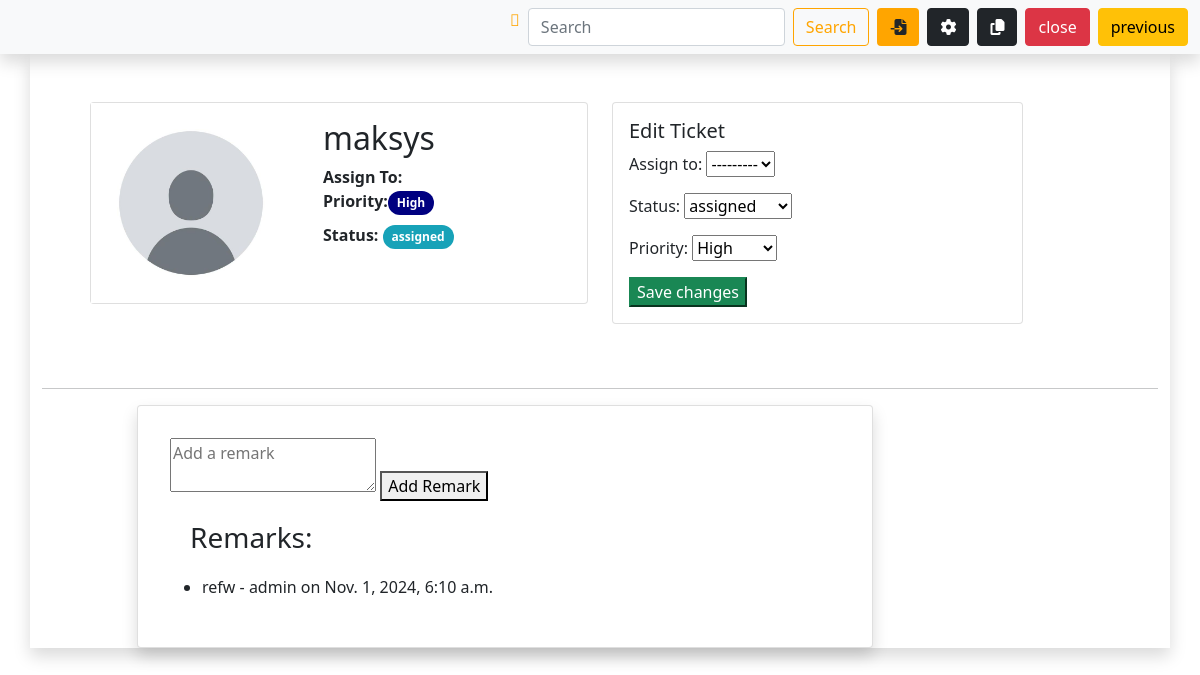
/complaints/1/change (signed in), run on the app's committed database.
### customer/models.py (models this page shows, shortened)
class complaint_registration(models.Model):
    STATUS_CHOICES = (
        ('open', 'Open'),
        ('assigned', 'assigned'),
        ('in_progress', 'In Progress'),
        ('pending', 'pending'),
        ('resolved', 'resolved'),
        ('closed', 'Closed'),
    )
    PRIORITY_CHOICES = (
        ('low', 'Low'),
        ('medium', 'Medium'),
        ('high', 'High'),
    )
    date_created = models.DateTimeField(default=timezone.now)
    person_type=models.CharField(max_length=30)
    requester_name=models.CharField(max_length=40)
    designation=models.CharField(max_length=40,blank=True, null=True)
    phone_number=models.CharField(max_length=40)
    email=models.CharField(max_length=40,blank=True, null=True)
    defult_issues=models.CharField(max_length=40)
    complaint=models.TextField(blank=True, null=True)
    registration_number = models.CharField(max_length=20, unique=True, null=True, blank=True)
    assign_to = models.ForeignKey(get_user_model(), on_delete=models.CASCADE, null=True, blank=True )
    status = models.CharField(max_length=20, choices=STATUS_CHOICES, default='open')
    priority = models.CharField(max_length=10, choices=PRIORITY_CHOICES, default='medium')

class ComplaintRemark(models.Model):
    complaint = models.ForeignKey(complaint_registration, on_delete=models.CASCADE, related_name='remarks')
    remark = models.TextField()
    created_at = models.DateTimeField(auto_now_add=True)
    author = models.ForeignKey(get_user_model(), on_delete=models.CASCADE)

### accounts/models.py (models this page shows, shortened)
class CustomUser(AbstractBaseUser, PermissionsMixin):
    first_name = models.CharField(max_length=30)
    last_name = models.CharField(max_length=30)
    email = models.EmailField(unique=True)
    password = models.CharField(max_length=128)
    mobile = models.CharField(max_length=15)
    gender = models.CharField(max_length=10)
    user_type = models.ForeignKey(UserType,on_delete=models.CASCADE, blank=True, null=True)
    date_of_birth = models.DateField(null=True, blank=True)
    country = models.ForeignKey(Country,on_delete=models.CASCADE, blank=True, null=True)
    state = models.ForeignKey(State,on_delete=models.CASCADE, blank=True, null=True)
    city = models.ForeignKey(City,on_delete=models.CASCADE, blank=True, null=True)
    department = models.ForeignKey(Department,on_delete=models.CASCADE, blank=True, null=True)
    occupation = models.ForeignKey(Occupation,on_delete=models.CASCADE, blank=True, null=True)
    role = models.ForeignKey(Role,on_delete=models.CASCADE, blank=True, null=True, related_name='customuser')
    pincode = models.CharField(max_length=20, null=True, blank=True)
    address = models.TextField(null=True, blank=True)
    reportee = models.ForeignKey('self',on_delete=models.CASCADE, blank=True, null=True)
    profile_pic=models.ImageField(upload_to="profilepics",blank=True,default="/profilepics/deafault.jpg")
    is_active = models.BooleanField(default=True)
    is_staff = models.BooleanField(default=False)
    is_superuser = models.BooleanField(default=False)
    objects = CustomUserManager()
    USERNAME_FIELD = 'email'
    REQUIRED_FIELDS = ['first_name', 'last_name', 'mobile', 'gender']

### customer/views.py (the view, shortened to what this page needs)
# urls.py: path('complaints/<int:pk>/change', cviews.ComplaintEditView.as_view(), name='complaint_edit'),
class ComplaintEditView(UpdateView):
    model = complaint_registration
    form_class = ComplaintChangeForm
    template_name = "complaint-edit.html"
    context_object_name = "complaint"
    def get_context_data(self, **kwargs):
        context = super().get_context_data(**kwargs)
        context['remarks'] = self.object.remarks.all() if self.object.remarks.exists() else []
        return context
    def get_form_kwargs(self):
        kwargs = super().get_form_kwargs()
        kwargs['user'] = self.request.user
        return kwargs

### customer/forms.py
class ComplaintChangeForm(forms.ModelForm):
    class Meta:
        model = complaint_registration
        fields = ['assign_to', 'status', 'priority']
    def __init__(self, *args, **kwargs):
        user = kwargs.pop('user', None)
        super().__init__(*args, **kwargs)
        if user:
            self.fields['assign_to'].queryset = CustomUser.objects.filter(reportee=user)
            self.fields['assign_to'].label_from_instance = lambda obj: obj.first_name

### customer/templates/complaint-edit.html (shortened to what this page needs)
{% load static %}
<!DOCTYPE html>
<html lang="en">
<head>
    <link href="https://cdn.jsdelivr.net/npm/bootstrap@5.0.2/dist/css/bootstrap.min.css" rel="stylesheet">
    <link rel="stylesheet" href="https://cdnjs.cloudflare.com/ajax/libs/font-awesome/6.5.1/css/all.min.css">
    <link rel="stylesheet" href="{% static 'css/leadlist.css' %}">
</head>
<body>
    <nav class="navbar navbar-expand-lg navbar-light bg-light shadow">
        <div class="container-fluid">
            <div class="collapse navbar-collapse" id="navbarSupportedContent">
                <form class="d-flex">
                    <i class="material-icons star-icon me-2 orng-icon" data-bs-toggle="tooltip" title="Favorite">&#xE838;</i>
                    <input class="form-control me-2" type="search" placeholder="Search" aria-label="Search">
                    <button class="btn btn-outline-orange" type="submit">Search</button>
                </form>
                <button type="button" class="add-user btn custombtn mr-2 ms-2" name="add-user"><i class="fas fa-file-import"></i></button>
                <button type="button" class="add-user btn btn-dark mr-2 ms-2" name="add-user"><i class="fas fa-cog"></i></button>
                <button type="button" class="add-user btn btn-dark mr-2 ms-2" name="add-user"><i class="fas fa-copy"></i></button>
                <button class="btn btn-danger add-user mr-2 ms-2" id="closeButton">close</button>
                <a href="{%url 'complaintlist'%}" class="btn btn-warning add-user mr-2 ms-2" id="">previous</a>
            </div>
        </div>
    </nav>
    <div class="container shadow">
        <div class="row p-5">
            <div class="col-sm-6">
                <div class="card">
                    <div class="d-flex flex-row">
                        <img src="{% static 'images/Profile.jpg' %}" alt="Static Logo" class="img-fluid custom-img-size me-3">
                        <div class="card-body">
                            <h2 class="card-title">{{ complaint.requester_name }}</h2>
                            <ul class="list-unstyled">
                                <li><strong>Assign To:</strong> </li>
                                <li><strong>Priority:</strong><span class="badge badge-prio mb-2">{{ complaint.get_priority_display }}</span></li>
                                <li><strong>Status:</strong> {% if complaint.status == 'open' %}
                                    <span class="badge badge-open">{{ complaint.get_status_display }}</span>
                                    {% elif complaint.status == 'assigned' %}
                                    <span class="badge badge-assigned">{{ complaint.get_status_display }}</span>
                                    {% elif complaint.status == 'unassigned' %}
                                    <span class="badge badge-unassigned">{{ complaint.get_status_display }}</span>
                                    {% elif complaint.status == 'in_progress' %}
                                    <span class="badge badge-progress">{{ complaint.get_status_display }}</span>
                                    {% elif complaint.status == 'pending' %}
                                    <span class="badge badge-pending">{{ complaint.get_status_display }}</span>
                                    {% elif complaint.status == 'resolved' %}
                                    <span class="badge badge-resolved">{{ complaint.get_status_display }}</span>
                                    {% elif complaint.status == 'closed' %}
                                    <span class="badge badge-closed">{{ complaint.get_status_display }}</span>
                                    {% endif %}</li>
                            </ul>
                        </div>
                    </div>
                </div>
            </div>
            <div class="col-sm-5">
                <div class="card">
                    <div class="card-body">
                        <h5>Edit Ticket</h5>
                        <form method="post">
                            {{ form.as_p }}
                            <button class="btn-success" type="submit">Save changes</button>
                        </form>
                    </div>
                </div>
            </div>
    </div>
    <hr>
    <div class="row content mt-2">
        <div class="col-lg-1 elements">
        </div>
        <div class="col-8">
            <div class="card shadow">
                <div class="card-body">
                    <div class="card-body">
                        <form method="post" action="{% url 'add_remark' complaint.pk %}">
                            <textarea name="remark" placeholder="Add a remark"></textarea>
                            <button type="submit">Add Remark</button>
                        </form>
                        <div class="task-details">
                            {% if remarks %}
                            <h3>Remarks:</h3>
                            <ul>
                                {% for remark in remarks %}
                                    <li>{{ remark.remark }} - {{ remark.author.first_name }} on {{ remark.created_at }}</li>
                                {% endfor %}
                            </ul>
                        {% else %}
                            <p>No remarks yet.</p>
                        {% endif %}
                        </div>
                </div>
            </div>
        </div>
    </div>
  </div>
</body>
</html>

### crmapp/static/css/leadlist.css (style rules this page uses)
h3 { margin: 20px; }
.custombtn { background-color: orange; }
.material-icons { color: red; }
.btn-outline-orange { color: #FFA500; border-color: #FFA500; }
.orng-icon { color: #FFA500; }

### customer/templates/complaint-edit.html (style rules this page uses)
.badge-prio { background-color:navy; border-radius: 12px; padding: 0.5em 0.75em; }
.custom-img-size { width: 200px; height: auto; }
.badge-assigned { background-color: #17a2b8; border-radius: 12px; padding: 0.5em 0.75em; }

### data on the page
complaint_registration: requester_name "maksys", priority "High", status "assigned", assign_to "---------"
ComplaintRemark: remark "refw", author.first_name "admin", created_at "Nov. 1, 2024, 6:10 a.m."
